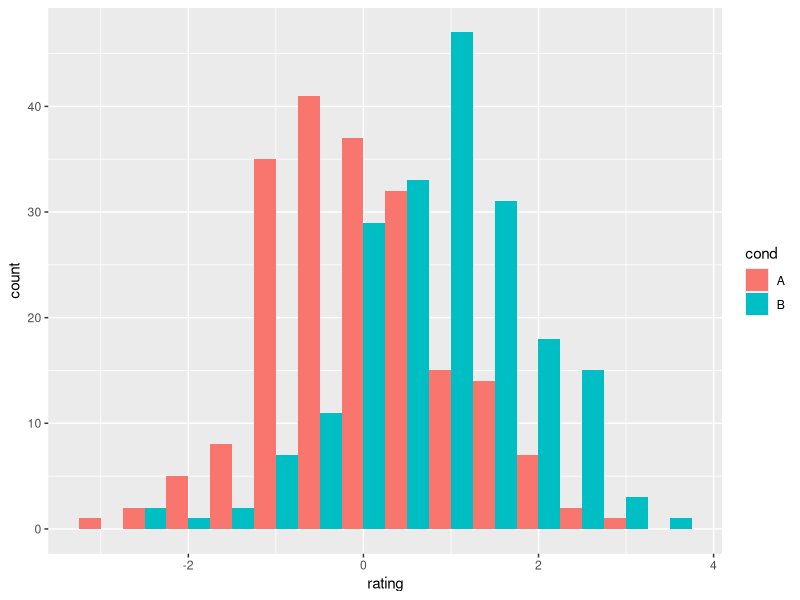

Source code (R):

testfactor <- factor(rep(c("A","B"), c(3,2)))
print(testfactor)

# test of histogram
set.seed(1234)
dat <- data.frame(cond = factor(rep(c("A","B"), each=200)),
                  rating = c(rnorm(200),rnorm(200, mean=.8)))
head(dat)
library(ggplot2)
ggplot(dat, aes(x=rating, fill=cond)) +
  geom_histogram(binwidth=.5, position="dodge")

